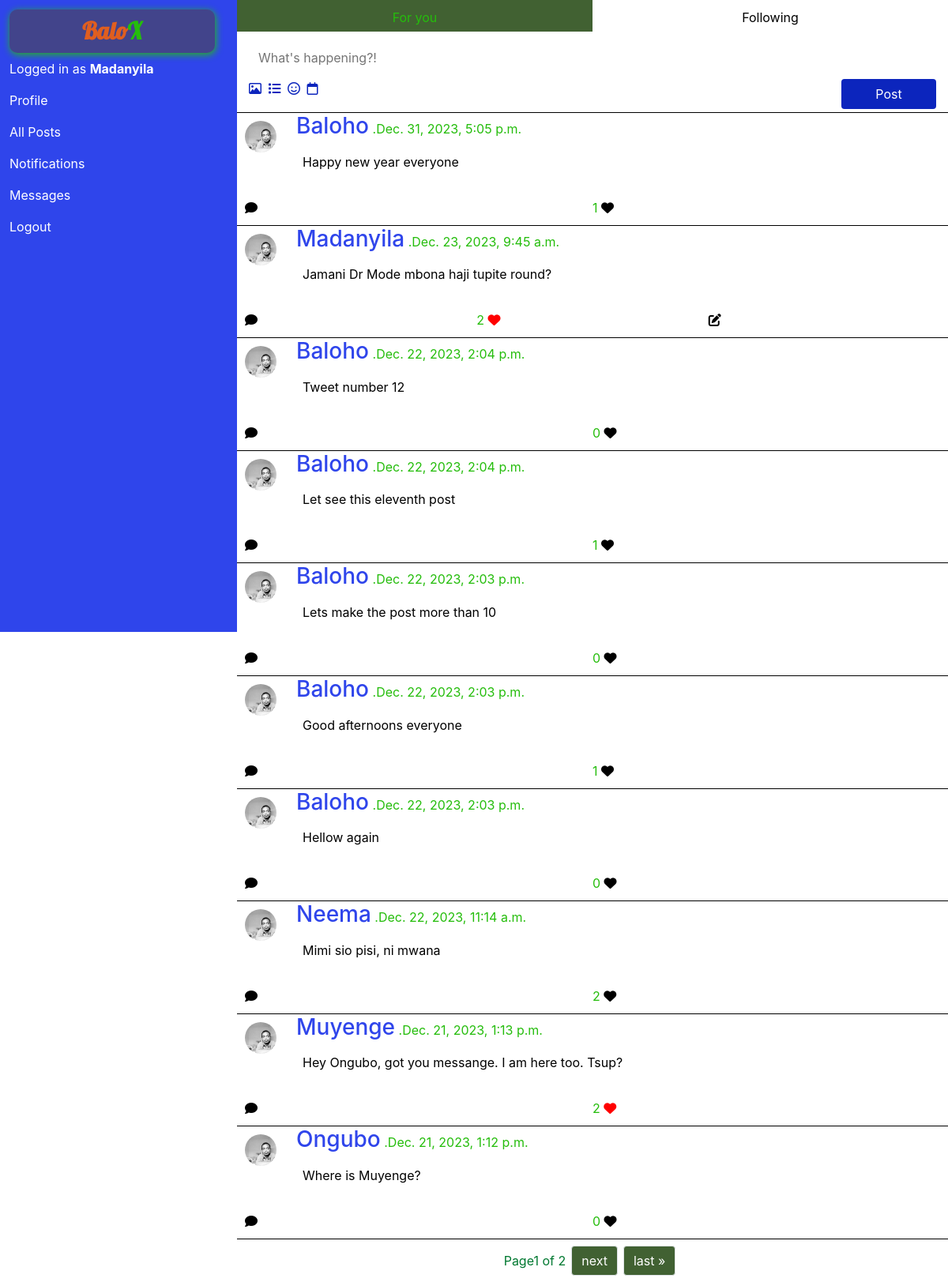
The page / (signed in) on the database its author committed.
### network/models.py (models this page shows, shortened)
class User(AbstractUser):
    pass

class Post(models.Model):
    author = models.ForeignKey(User, on_delete=models.CASCADE, related_name='tweet')
    tweet = models.TextField(verbose_name='post', null=False, blank=False)
    liked_by = models.ManyToManyField(User, related_name='liked_posts', null=True, blank=True)
    likes = models.IntegerField(null=True, blank=True, verbose_name='like', max_length=20, default=0)
    time = models.DateTimeField(verbose_name='creation time')

### network/views.py (the view)
# urls.py: path("", views.index, name="index"),
def index(request):
    posts = Post.objects.all().order_by('-time')
    paginator = Paginator(posts,10)
    page_number = request.GET.get('page')
    page_obj = paginator.get_page(page_number)
    return render(request, "network/index.html", {
        'page_obj' : page_obj,
        'all_posts' : True
    })

### network/templates/network/index.html (shortened to what this page needs)
{% extends "network/layout.html" %}
{% load static %}
{% block body %}
<section id="ForYou" class="container">
    <div class="row tofix">
        {% if all_posts %}
        <a class="col for_follow active" href="{% url 'index' %}"><div id="forYoubtn">For you</div></a>
        <a class="col for_follow" href="{% url 'following' %}"><div id="followingBtn">Following</div></a>
        {% else %}
        <a class="col for_follow" href="{% url 'index' %}"><div id="forYoubtn">For you</div></a>
        <a class="col for_follow active" href="{% url 'following' %}"><div id="followingBtn">Following</div></a>
        {% endif %}
    </div>
</section>
<section id="post" class="container">
    <form action="{% url 'tweet' %}" method="post" id="post_form">
        <div id="new_post">
            <input type="text" autocomplete="off" placeholder="What's happening?!" name="tweet">
        </div>
        <div class="row">
            <div class="on_newPostDiv icons col-sm-7 col-md-10">
                <i class="fa-regular fa-image"></i>
                <i class="fa-solid fa-list"></i>
                <i class="fa-regular fa-face-smile"></i>
                <i class="fa-regular fa-calendar"></i>
            </div>
            <div class="on_newPostDiv col-sm-5 col-md-2" id="post_btn">
                <input class='btn' type="submit" value="Post">
            </div>
        </div>
    </form>
</section>
<div id="allposts">
{% for post in page_obj %}
<section class="tweet" id="{{post.id}}">
    <div class="row container">
        <div class="userImg">
            <img src="{% static 'network/user.jpg' %}" alt="">
        </div>
        <div class="tweetContent col-sm-11">
            <h3 class=""><a href="{% url 'profile' post.author.id %}" class="username">{{post.author|capfirst}} </a></h3>
            <span class="">.{{post.time}}</span>
            <p id="tweet-{{post.id}}">{{post.tweet}}</p>
        </div>
    </div>
    <div class="tweetIcon container row">
        <div class="col">
        <i class="fa-solid fa-comment commentIcon" data-comment="{{post.id}}"></i>
        </div>
        <div class="col">
            <span id="post-likes-{{post.id}}">{{post.likes}}</span>
            {% if request.user in post.liked_by.all %}
                <i class="liked fa-solid fa-heart likeIcon " data-like="post-{{post.id}}" id="post-like-{{post.id}}"></i>
            {% else %}
                <i class="unliked fa-solid fa-heart likeIcon " data-like="post-{{post.id}}" id="post-like-{{post.id}}"></i>
            {% endif %}
        </div>
        {% if request.user == post.author %}
        <div class="col">
            <i class="fa-solid fa-pen-to-square" data-edit="{{post.id}}"></i>
        </div>
        {% endif %}
    </div>
</section>
{% endfor %}
<nav aria-label="Page navigation">
    <ul class="pagination container">
      <li class="page-item">Page{{page_obj.number}} of {{page_obj.paginator.num_pages}}</li>
    {% if page_obj.has_next %}
      <li class="page-item"><a class="page-link" href="?page={{ page_obj.next_page_number }}">next</a></li>
      <li class="page-item"><a class="page-link" href="?page={{ page_obj.paginator.num_pages }}">last &raquo;</a></li>
    {% endif %}
    </ul>
  </nav>
</div>
{% endblock %}

### network/templates/network/layout.html (shortened to what this page needs)
{% load static %}
<!DOCTYPE html>
<html lang="en">
    <head>
        <link rel="stylesheet" href="https://stackpath.bootstrapcdn.com/bootstrap/4.4.1/css/bootstrap.min.css">
        <link href="{% static 'network/styles.css' %}" rel="stylesheet">
    </head>
    <body>
        <div class="container-fluid">
            <div class="row">
                <nav class="navbar navbar-left col-sm-3" id="navbar-left">
                        <div class="left-container">
                                <ul class="navbar-nav mr-auto">
                                    <strong class="log navbar-brand">Balo<span>X</span></strong>
                                {% if user.is_authenticated %}
                                    <li class="nav-item">
                                        <a class="nav-link" href="#">Logged in as <strong>{{ request.user|capfirst}}</strong></a>
                                    </li>
                                    <li class="nav-item">
                                        <a class="nav-link" href="{% url 'profile' request.user.id %}">Profile</a>
                                    </li>
                                {% endif %}
                                <li class="nav-item">
                                    <a class="nav-link" href="{% url 'index' %}">All Posts</a>
                                </li>
                                <li class="nav-item">
                                <a class="nav-link" href="#">Notifications</a>
                                </li>
                                <li class="nav-item">
                                    <a class="nav-link" href="#">Messages</a>
                                </li>
                                {% if user.is_authenticated %}
                                    <li class="nav-item">
                                        <a class="nav-link" href="{% url 'logout' %}">Logout</a>
                                    </li>
                                {% endif %}
                                </ul>
                        </div>
                </nav>
                <div class="body col-sm-9">
                    {% block body %}
                    {% endblock %}
                </div>
            </div>
        </div>
    </body>
</html>

### network/static/network/styles.css (style rules this page uses)
body { background-color: white; }
.left-container { padding: 2px !important; }
.navbar-left { position: fixed; display: block; padding: 10px; height: 100vh; background-color: #2F45EB; }
.navbar-left a { color: white; }
.navbar { height: 100vh; }
span { color:#25BD0C; }
.navbar-brand { box-sizing: border-box; text-align: center; font-size: 30px; color: #E05E1F; background-color: #42448B; border-radius: 10px; box-shadow: 1px 2px 10px #25BD0C; font-family: 'Lobster', sans-serif; }
.body { padding: 0 !important; position: absolute; right: 0; }
section { border-bottom: solid 1px black; position: relative; }
#ForYou { position: relative; height: 50px; border: none; }
.for_follow { color: rgb(0, 0, 0); text-decoration: none; padding: 10px; }
#ForYou div { text-align: center; height: 20px; }
.active { background-color: #416132; color: #25BD0C; }
#new_post { padding:10px; height: 50px; }
#new_post input { width: 100%; border: none; background-color: transparent; color:black; outline: none; }
.on_newPostDiv { display: inline-block; width: 100px; position: relative; margin-bottom: 4px; }
.icons i { color: #0C25BD; margin-right: 4px; }
#post { position: relative; }
#post_btn input { width: 100%; background-color: #0C25BD; color: white; right: 2px }
.userImg { padding: 10px; }
.userImg img { width: 40px; height: 40px; border-radius: 50%; }
.tweetContent h3 { display: inline-block; color: rgb(245, 20, 20); }
.tweet p { padding: 8px; color: black; }
.tweetIcon { padding: 10px; color: white; }
.fa-solid { color: black; }
.username { color: #2F45EB; }
.postcontents h4,p { color: white; }
.page-item { color: rgb(0, 120, 48) !important; }
.pagination { justify-content: center !important; align-content: center; align-items: center; margin: 4px; }
.pagination li { margin: 4px; }
.page-link { border-radius: 4px; background-color: #416132; color: white; }
.liked { color: red; }
.unliked { color: black; }

### rows shown on the page
User: user "Madanyila"
Post: author "Baloho", time "Dec. 31, 2023, 5:05 p.m.", tweet "Happy new year everyone", likes "1"
Post: author "Madanyila", time "Dec. 23, 2023, 9:45 a.m.", tweet "Jamani Dr Mode mbona haji tupite round?", likes "2"
Post: author "Baloho", time "Dec. 22, 2023, 2:04 p.m.", tweet "Tweet number 12", likes "0"
Post: author "Baloho", time "Dec. 22, 2023, 2:04 p.m.", tweet "Let see this eleventh post", likes "1"
Post: author "Baloho", time "Dec. 22, 2023, 2:03 p.m.", tweet "Lets make the post more than 10", likes "0"
Post: author "Baloho", time "Dec. 22, 2023, 2:03 p.m.", tweet "Good afternoons everyone", likes "1"
Post: author "Baloho", time "Dec. 22, 2023, 2:03 p.m.", tweet "Hellow again", likes "0"
Post: author "Neema", time "Dec. 22, 2023, 11:14 a.m.", tweet "Mimi sio pisi, ni mwana", likes "2"
Post: author "Muyenge", time "Dec. 21, 2023, 1:13 p.m.", tweet "Hey Ongubo, got you messange. I am here too. Tsup?", likes "2"
Post: author "Ongubo", time "Dec. 21, 2023, 1:12 p.m.", tweet "Where is Muyenge?", likes "0"

### other values the page prints
{{ page_obj.number }} "1"
{{ page_obj.paginator.num_pages }} "2"
